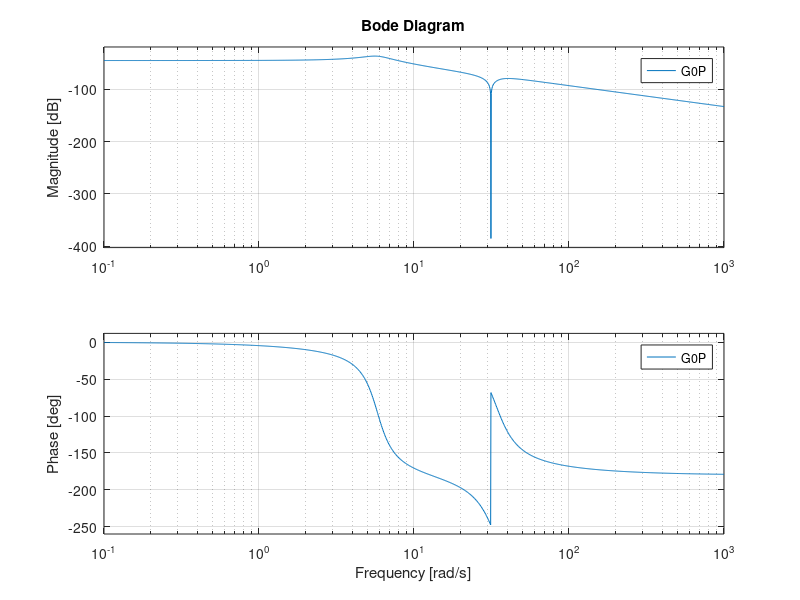

MATLAB code to generate this figure: (Note: this script raises an error after producing the figure.)
%%%%%%%%%%%%%%%%%%%%%%%%%%%%%%%%%%%%%%%%%%%%%%%%%%%%%%%%%%%%%%%%%%%%%%%%%%%
% IRT Regelunsgtechnisches Labor
% Aufgabe 7 und 8 - Vorlage
%%%%%%%%%%%%%%%%%%%%%%%%%%%%%%%%%%%%%%%%%%%%%%%%%%%%%%%%%%%%%%%%%%%%%%%%%%%
clc
clear
close all

% Parameter der Regelstrecke Viertelfahrzeug

% Massen
m_s = 4.5;             % Aufbaumasse [kg]
m_u = 0.9;             % Radmasse [kg]

% Federsteifigkeiten
c_s = 177;             % Federsteifigkeit c_s [N/m]
c_u = 885;             % Federsteifigkeit c_u [N/m]

% Dämpferkonstanten
d_s = 0.142*10^3*0.1;  % Dämpferkonstante d_s [Ns/m]


%% Teilübertragungsfunktion aufstellen

% Koeffizienten des Zählerpolynoms
b2_u = m_u;
b1_u = 0;
b0_u = c_u;

% Koeffizienten des Nennerpolynoms
a4_u = m_u*m_s;
a3_u = (m_u+m_s)*d_s;
a2_u = m_s*(c_s+c_u)+m_u*c_s;
a1_u = d_s*c_u;
a0_u = c_s*c_u;

Gsu = tf([b2_u,b1_u,b0_u],[a4_u,a3_u,a2_u,a1_u,a0_u]);

%% Reglerauslegung

% P-Regler
Gr_P = 1;

% Offenen Regelkreis aufstellen
G0P = Gsu*Gr_P;

% Bode Plot für offenen Regelkreis
figure(1)
bode(G0P);

% Reglerauslegung ergänzen
sisotool(G0P)
